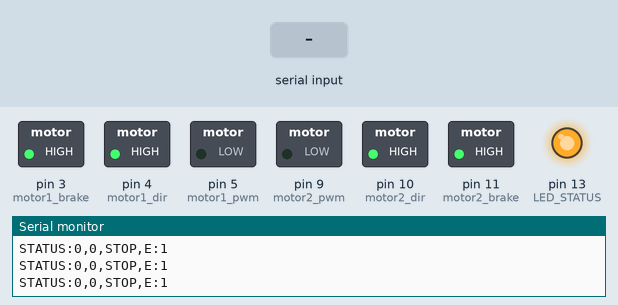
Bench run of a sketch on a simulated Arduino Uno, built with avr-gcc and run on an emulated ATmega328P. On the bench: switched loads named in the sketch (green lamp = pin HIGH), output pins drawn as LEDs (lit = HIGH), the last lines printed to the serial monitor. Dashed ring = blinking. Inputs (shaded band) come from the test bench.

Above: at 2.1 s.
2.2 s: "90,45\n" received over Serial
At 2.6 s:
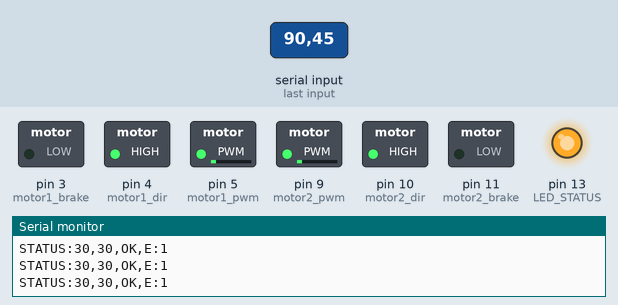
4.2 s: "30,150\n" received over Serial
At 5.9 s:
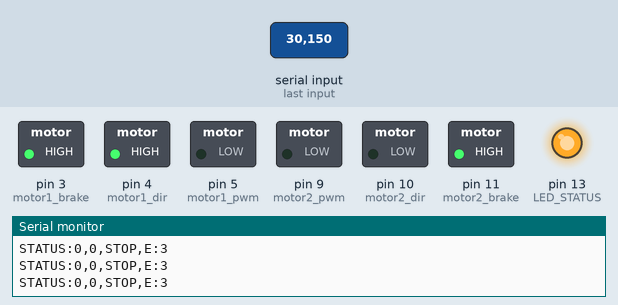
6.2 s: "RESET\n" received over Serial
At 6.36 s:
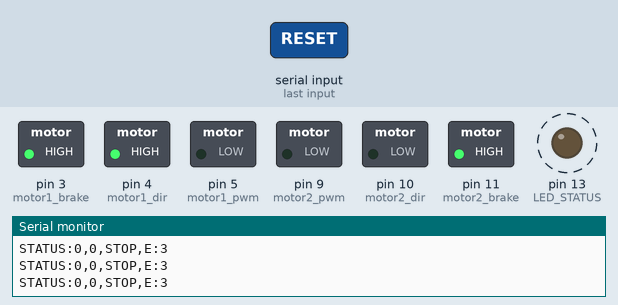
8.1 s: "30,150\n" received over Serial
At 8.5 s:
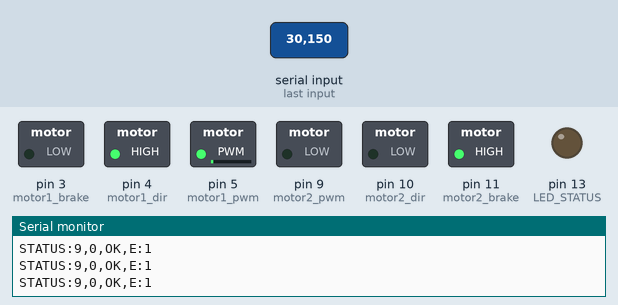
10.1 s: "90,45\n" received over Serial
At 10.36 s:
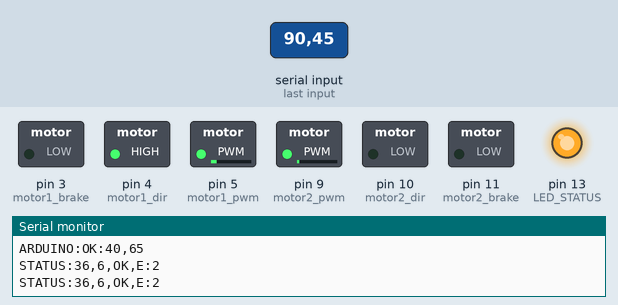
Timing chart, 0 to 13.1 s (numbered marks = the images above; inputs shaded):
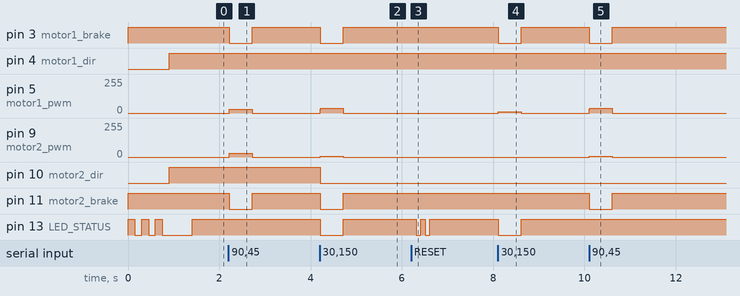

The sketch:

sketch_may13a.ino
```cpp
/*
  AGV Motor Controller - Arduino Uno (PRODUCTION-GRADE VERSION)

  HARDWARE CONECTADO:
  - Notebook Linux embarcado → Serial USB (substituiu a Raspberry Pi 5)
  - 2x Controlador BLDC YWMJZEU
  - 2x Motores BLDC

  PINAGEM OBRIGATÓRIA:
  Motor 1 (Direito):
    - PWM:   Pino 5  (velocidade 0-255)
    - DIR:   Pino 4  (direção FWD/REV)
    - BRAKE: Pino 3  (frenagem)

  Motor 2 (Esquerdo):
    - PWM:   Pino 9  (velocidade 0-255)
    - DIR:   Pino 10 (direção FWD/REV)
    - BRAKE: Pino 11 (frenagem)

  PINAGEM OPCIONAL (Recomendado):
    - LED Status: Pino 13 (LED built-in do Arduino)
      └─ Piscando: Funcionando normal
      └─ Fixo:     Emergência/Erro
      └─ Apagado:  Sem comunicação

  MELHORIAS IMPLEMENTADAS:
  ✅ Segurança:
     - Timeout automático (500ms)
     - Proteção anti-reversão brusca
     - Freio inteligente
     - Modo degradado (limita velocidade se erro)

  ✅ Performance:
     - Rampa de aceleração adaptativa
     - Soft-start inteligente
     - Filtragem anti-tremor (3 amostras)

  ✅ Comunicação:
     - Comandos especiais: STOP, RESET, STATUS, PING
     - Telemetria completa (uptime, erros, comandos)
     - Feedback expandido

  ✅ Diagnóstico:
     - Contador de erros
     - Estatísticas de operação
     - Health check automático
*/

// ===== CONFIGURAÇÃO DE PINOS =====
const int motor1_pwm = 5;    // motor direito
const int motor1_dir = 4;
const int motor1_brake = 3;

const int motor2_pwm = 9;    // motor esquerdo
const int motor2_dir = 10;
const int motor2_brake = 11;

const int LED_STATUS = 13;   // LED built-in (opcional mas recomendado)

// ===== CONFIGURAÇÕES DE SEGURANÇA =====
const unsigned long TIMEOUT_MS = 500;           // Timeout de comunicação
const unsigned long FEEDBACK_INTERVAL = 100;    // Intervalo de feedback
const unsigned long LED_BLINK_INTERVAL = 500;   // Intervalo de piscar LED
const int MAX_ACCEL_STEP = 15;                  // Máximo aumento de velocidade por ciclo
const int MAX_DECEL_STEP = 30;                  // Máximo redução por ciclo (mais rápido)
const int MIN_SPEED_FOR_DIRECTION_CHANGE = 20;  // Velocidade mínima para inverter direção
const int FILTER_SAMPLES = 3;                   // Amostras para filtragem anti-tremor
const int MAX_ERRORS_BEFORE_DEGRADED = 10;      // Erros antes de modo degradado
const int DEGRADED_SPEED_LIMIT = 180;           // Limite de velocidade em modo degradado (70%)

// ===== VARIÁVEIS DE ESTADO =====
unsigned long lastCommandTime = 0;
unsigned long lastFeedbackTime = 0;
unsigned long lastLedToggle = 0;
unsigned long startTime = 0;

int motor1_current = 0;      // Velocidade atual
int motor2_current = 0;
int motor1_target = 0;       // Velocidade alvo
int motor2_target = 0;

bool motor1_dirCurrent = HIGH;
bool motor2_dirCurrent = HIGH;
bool motor1_dirTarget = HIGH;
bool motor2_dirTarget = HIGH;

bool emergencyStop = false;
bool degradedMode = false;
bool ledState = false;
char serialBuffer[32];
int bufferIndex = 0;

// ===== FILTRAGEM ANTI-TREMOR =====
int accelHistory[FILTER_SAMPLES] = {0};
int dirHistory[FILTER_SAMPLES] = {0};
int filterIndex = 0;

// ===== ESTATÍSTICAS E DIAGNÓSTICO =====
unsigned long commandCount = 0;
unsigned long errorCount = 0;
unsigned long successCount = 0;
int consecutiveErrors = 0;

// ===== SETUP =====
void setup() {
  // Configurar pinos
  pinMode(motor1_pwm, OUTPUT);
  pinMode(motor1_dir, OUTPUT);
  pinMode(motor1_brake, OUTPUT);

  pinMode(motor2_pwm, OUTPUT);
  pinMode(motor2_dir, OUTPUT);
  pinMode(motor2_brake, OUTPUT);

  pinMode(LED_STATUS, OUTPUT);

  // Estado inicial seguro
  stopMotors(true);

  Serial.begin(9600);
  Serial.setTimeout(50);

  // Sequência de inicialização (LED pisca 3x)
  for (int i = 0; i < 3; i++) {
    digitalWrite(LED_STATUS, HIGH);
    delay(150);
    digitalWrite(LED_STATUS, LOW);
    delay(150);
  }

  // Sinal de inicialização
  Serial.println("ARDUINO:READY:v2.0");

  startTime = millis();
  lastCommandTime = millis();
  lastFeedbackTime = millis();
  lastLedToggle = millis();
}

// ===== LOOP PRINCIPAL =====
void loop() {
  unsigned long currentTime = millis();

  // *** VERIFICAÇÃO DE TIMEOUT ***
  if (currentTime - lastCommandTime > TIMEOUT_MS) {
    if (!emergencyStop) {
      emergencyStop = true;
      motor1_target = 0;
      motor2_target = 0;
      digitalWrite(LED_STATUS, HIGH); // LED fixo em emergência
      Serial.println("ARDUINO:TIMEOUT");
      errorCount++;
    }
  }

  // *** LEITURA DE COMANDOS SERIAL ***
  while (Serial.available() > 0) {
    char c = Serial.read();

    if (c == '\n' || c == '\r') {
      if (bufferIndex > 0) {
        serialBuffer[bufferIndex] = '\0';
        processCommand(serialBuffer);
        bufferIndex = 0;
      }
    } else if (bufferIndex < sizeof(serialBuffer) - 1) {
      serialBuffer[bufferIndex++] = c;
    } else {
      // Buffer overflow - descartar
      bufferIndex = 0;
      errorCount++;
      consecutiveErrors++;
      Serial.println("ARDUINO:ERROR:OVERFLOW");
    }
  }

  // *** APLICAR RAMPA DE ACELERAÇÃO ***
  applySmoothing();

  // *** ATUALIZAR MOTORES ***
  updateMotors();

  // *** LED DE STATUS ***
  updateStatusLED(currentTime);

  // *** FEEDBACK PERIÓDICO ***
  if (currentTime - lastFeedbackTime > FEEDBACK_INTERVAL) {
    sendFeedback();
    lastFeedbackTime = currentTime;
  }

  delay(10); // Loop de 100Hz
}

// ===== PROCESSAR COMANDO =====
void processCommand(char* cmd) {
  // Comandos especiais
  if (strcmp(cmd, "STOP") == 0) {
    emergencyStop = true;
    motor1_target = 0;
    motor2_target = 0;
    Serial.println("ARDUINO:STOPPED");
    return;
  }

  if (strcmp(cmd, "RESET") == 0) {
    resetSystem();
    Serial.println("ARDUINO:RESET:OK");
    return;
  }

  if (strcmp(cmd, "STATUS") == 0) {
    sendDetailedStatus();
    return;
  }

  if (strcmp(cmd, "PING") == 0) {
    Serial.println("ARDUINO:PONG");
    lastCommandTime = millis();
    return;
  }

  // Formato esperado: "aceleracao,direcao" ex: "150,50"
  int aceleracao, direcao;
  if (sscanf(cmd, "%d,%d", &aceleracao, &direcao) != 2) {
    Serial.println("ARDUINO:ERROR:INVALID");
    errorCount++;
    consecutiveErrors++;
    checkDegradedMode();
    return;
  }

  // Validar limites
  aceleracao = constrain(aceleracao, -255, 255);
  direcao = constrain(direcao, -254, 254);

  // Aplicar filtro anti-tremor
  aceleracao = applyFilter(aceleracao, accelHistory);
  direcao = applyFilter(direcao, dirHistory);

  // Modo degradado limita velocidade
  if (degradedMode) {
    int magnitude = abs(aceleracao);
    int degradedLimit = min(magnitude, DEGRADED_SPEED_LIMIT);
    aceleracao = aceleracao < 0 ? -degradedLimit : degradedLimit;
  }

  // Resetar timeout e emergência
  lastCommandTime = millis();
  emergencyStop = false;
  commandCount++;
  successCount++;
  consecutiveErrors = 0; // Reset contador de erros consecutivos

  // Calcular potências alvo
  calculateMotorTargets(aceleracao, direcao);

  // Confirmar recebimento
  Serial.print("ARDUINO:OK:");
  Serial.print(aceleracao);
  Serial.print(",");
  Serial.println(direcao);
}

// ===== CALCULAR POTÊNCIAS ALVO =====
void calculateMotorTargets(int aceleracao, int direcao) {
  int magnitude = abs(aceleracao);
  bool reverse = aceleracao < 0;
  int m1_power = magnitude;
  int m2_power = magnitude;
  bool m1_dir = reverse ? LOW : HIGH;
  bool m2_dir = reverse ? LOW : HIGH;

  // Zona neutra (reto)
  if (direcao >= -30 && direcao <= 30) {
    m1_power = magnitude;
    m2_power = magnitude;
    m1_dir = reverse ? LOW : HIGH;
    m2_dir = reverse ? LOW : HIGH;
  }
  // Curva para a esquerda
  else if (direcao < -30) {
    float fator = (float)(-direcao - 30) / (254 - 30);
    m1_power = int(magnitude * fator);
    m2_power = int(magnitude * (0.9 + 0.1 * fator));
    m1_dir = reverse ? HIGH : LOW;
    m2_dir = reverse ? LOW : HIGH;
  }
  // Curva para a direita
  else if (direcao > 30) {
    float fator = (float)(direcao - 30) / (254 - 30);
    m1_power = int(magnitude * (0.9 + 0.1 * fator));
    m2_power = int(magnitude * fator);
    m1_dir = reverse ? LOW : HIGH;
    m2_dir = reverse ? HIGH : LOW;
  }

  // *** PROTEÇÃO ANTI-REVERSÃO BRUSCA ***
  // Impede inverter direção em alta velocidade (destrói mecânica!)
  if (m1_dir != motor1_dirCurrent && motor1_current > MIN_SPEED_FOR_DIRECTION_CHANGE) {
    // Forçar parada antes de inverter
    m1_power = 0;
  }
  if (m2_dir != motor2_dirCurrent && motor2_current > MIN_SPEED_FOR_DIRECTION_CHANGE) {
    m2_power = 0;
  }

  // Salvar alvos
  motor1_target = constrain(m1_power, 0, 255);
  motor2_target = constrain(m2_power, 0, 255);
  motor1_dirTarget = m1_dir;
  motor2_dirTarget = m2_dir;
}

// ===== APLICAR RAMPA SUAVE =====
void applySmoothing() {
  // *** SOFT-START INTELIGENTE ***
  // Acelera mais rápido em baixas velocidades
  int accel_step = MAX_ACCEL_STEP;
  if (motor1_current < 50) accel_step = MAX_ACCEL_STEP * 2; // 2x mais rápido abaixo de 50

  // Motor 1
  if (motor1_current < motor1_target) {
    motor1_current = min(motor1_current + accel_step, motor1_target);
  } else if (motor1_current > motor1_target) {
    motor1_current = max(motor1_current - MAX_DECEL_STEP, motor1_target);
  }

  // Só muda direção quando parado ou velocidade baixa
  if (motor1_current <= MIN_SPEED_FOR_DIRECTION_CHANGE) {
    motor1_dirCurrent = motor1_dirTarget;
  }

  // Motor 2
  accel_step = MAX_ACCEL_STEP;
  if (motor2_current < 50) accel_step = MAX_ACCEL_STEP * 2;

  if (motor2_current < motor2_target) {
    motor2_current = min(motor2_current + accel_step, motor2_target);
  } else if (motor2_current > motor2_target) {
    motor2_current = max(motor2_current - MAX_DECEL_STEP, motor2_target);
  }

  if (motor2_current <= MIN_SPEED_FOR_DIRECTION_CHANGE) {
    motor2_dirCurrent = motor2_dirTarget;
  }
}

// ===== ATUALIZAR SAÍDAS DOS MOTORES =====
void updateMotors() {
  if (emergencyStop) {
    stopMotors(true);
    return;
  }

  // Motor 1
  digitalWrite(motor1_dir, motor1_dirCurrent);
  digitalWrite(motor1_brake, motor1_current == 0 ? HIGH : LOW);
  analogWrite(motor1_pwm, motor1_current);

  // Motor 2
  digitalWrite(motor2_dir, motor2_dirCurrent);
  digitalWrite(motor2_brake, motor2_current == 0 ? HIGH : LOW);
  analogWrite(motor2_pwm, motor2_current);
}

// ===== PARAR MOTORES =====
void stopMotors(bool useBrake) {
  motor1_current = 0;
  motor2_current = 0;
  motor1_target = 0;
  motor2_target = 0;

  digitalWrite(motor1_brake, useBrake ? HIGH : LOW);
  digitalWrite(motor2_brake, useBrake ? HIGH : LOW);
  analogWrite(motor1_pwm, 0);
  analogWrite(motor2_pwm, 0);
}

// ===== ENVIAR FEEDBACK =====
void sendFeedback() {
  Serial.print("STATUS:");
  Serial.print(motor1_current);
  Serial.print(",");
  Serial.print(motor2_current);
  Serial.print(",");
  Serial.print(emergencyStop ? "STOP" : (degradedMode ? "DEGRADED" : "OK"));
  Serial.print(",E:");
  Serial.println(errorCount);
}

// ===== ENVIAR STATUS DETALHADO =====
void sendDetailedStatus() {
  unsigned long uptime = (millis() - startTime) / 1000;

  Serial.println("===== ARDUINO STATUS =====");
  Serial.print("Uptime: ");
  Serial.print(uptime);
  Serial.println("s");

  Serial.print("Motor1: ");
  Serial.print(motor1_current);
  Serial.print(" PWM, DIR=");
  Serial.println(motor1_dirCurrent ? "FWD" : "REV");

  Serial.print("Motor2: ");
  Serial.print(motor2_current);
  Serial.print(" PWM, DIR=");
  Serial.println(motor2_dirCurrent ? "FWD" : "REV");

  Serial.print("Commands: ");
  Serial.print(commandCount);
  Serial.print(" (Success: ");
  Serial.print(successCount);
  Serial.print(", Errors: ");
  Serial.print(errorCount);
  Serial.println(")");

  Serial.print("Error Rate: ");
  if (commandCount > 0) {
    Serial.print((errorCount * 100) / commandCount);
    Serial.println("%");
  } else {
    Serial.println("N/A");
  }

  Serial.print("Mode: ");
  Serial.println(emergencyStop ? "EMERGENCY" : (degradedMode ? "DEGRADED" : "NORMAL"));

  Serial.println("==========================");
}

// ===== ATUALIZAR LED DE STATUS =====
void updateStatusLED(unsigned long currentTime) {
  if (emergencyStop) {
    // LED fixo em emergência
    digitalWrite(LED_STATUS, HIGH);
  } else if (degradedMode) {
    // LED pisca rápido em modo degradado (200ms)
    if (currentTime - lastLedToggle > 200) {
      ledState = !ledState;
      digitalWrite(LED_STATUS, ledState);
      lastLedToggle = currentTime;
    }
  } else {
    // LED pisca normal (500ms)
    if (currentTime - lastLedToggle > LED_BLINK_INTERVAL) {
      ledState = !ledState;
      digitalWrite(LED_STATUS, ledState);
      lastLedToggle = currentTime;
    }
  }
}

// ===== FILTRO ANTI-TREMOR =====
int applyFilter(int newValue, int* history) {
  // Adiciona novo valor ao histórico
  history[filterIndex] = newValue;

  // Calcula média das últimas FILTER_SAMPLES amostras
  int sum = 0;
  for (int i = 0; i < FILTER_SAMPLES; i++) {
    sum += history[i];
  }

  filterIndex = (filterIndex + 1) % FILTER_SAMPLES;

  return sum / FILTER_SAMPLES;
}

// ===== VERIFICAR MODO DEGRADADO =====
void checkDegradedMode() {
  if (consecutiveErrors >= MAX_ERRORS_BEFORE_DEGRADED) {
    degradedMode = true;
    Serial.println("ARDUINO:WARNING:DEGRADED_MODE");
  }
}

// ===== RESETAR SISTEMA =====
void resetSystem() {
  // Para motores
  stopMotors(true);

  // Reset estatísticas
  errorCount = 0;
  consecutiveErrors = 0;
  commandCount = 0;
  successCount = 0;

  // Reset estados
  emergencyStop = false;
  degradedMode = false;

  // Reset filtros
  for (int i = 0; i < FILTER_SAMPLES; i++) {
    accelHistory[i] = 0;
    dirHistory[i] = 0;
  }
  filterIndex = 0;

  // Reset timers
  lastCommandTime = millis();
  startTime = millis();

  // LED indica reset (pisca 2x rápido)
  for (int i = 0; i < 2; i++) {
    digitalWrite(LED_STATUS, HIGH);
    delay(100);
    digitalWrite(LED_STATUS, LOW);
    delay(100);
  }
}
```

Measured:
- after the input at 2.2 s, pin 3 (motor1_brake), pin 11 (motor2_brake): HIGH → LOW at once, → HIGH 0.51 s later; pin 5 (motor1_pwm), pin 9 (motor2_pwm): 0/255 → 30/255 at once, → 0/255 0.51 s later
- after the input at 4.2 s, pin 3 (motor1_brake), pin 11 (motor2_brake): HIGH → LOW at once, → HIGH 0.51 s later; pin 5 (motor1_pwm): 0/255 → 36/255 at once, → 0/255 0.51 s later; pin 9 (motor2_pwm): 0/255 → 6/255 at once, → 0/255 0.51 s later; pin 10 (motor2_dir): HIGH → LOW at once; pin 13 (LED_STATUS): HIGH → LOW at once, → HIGH 0.50 s later
- after the input at 6.2 s, pin 13 (LED_STATUS): alternates HIGH for 0.10 s and LOW for 0.10 s, 4 changes in all, then stays HIGH, starting after 0.11 s
- after the input at 8.1 s, pin 3 (motor1_brake): HIGH → LOW at once, → HIGH 0.51 s later; pin 5 (motor1_pwm): 0/255 → 9/255 at once, → 0/255 0.51 s later; pin 13 (LED_STATUS): HIGH → LOW at once, → HIGH 0.50 s later
- after the input at 10.1 s, pin 3 (motor1_brake), pin 11 (motor2_brake): HIGH → LOW at once, → HIGH 0.51 s later; pin 5 (motor1_pwm): 0/255 → 36/255 at once, → 0/255 0.51 s later; pin 9 (motor2_pwm): 0/255 → 6/255 at once, → 0/255 0.51 s later
